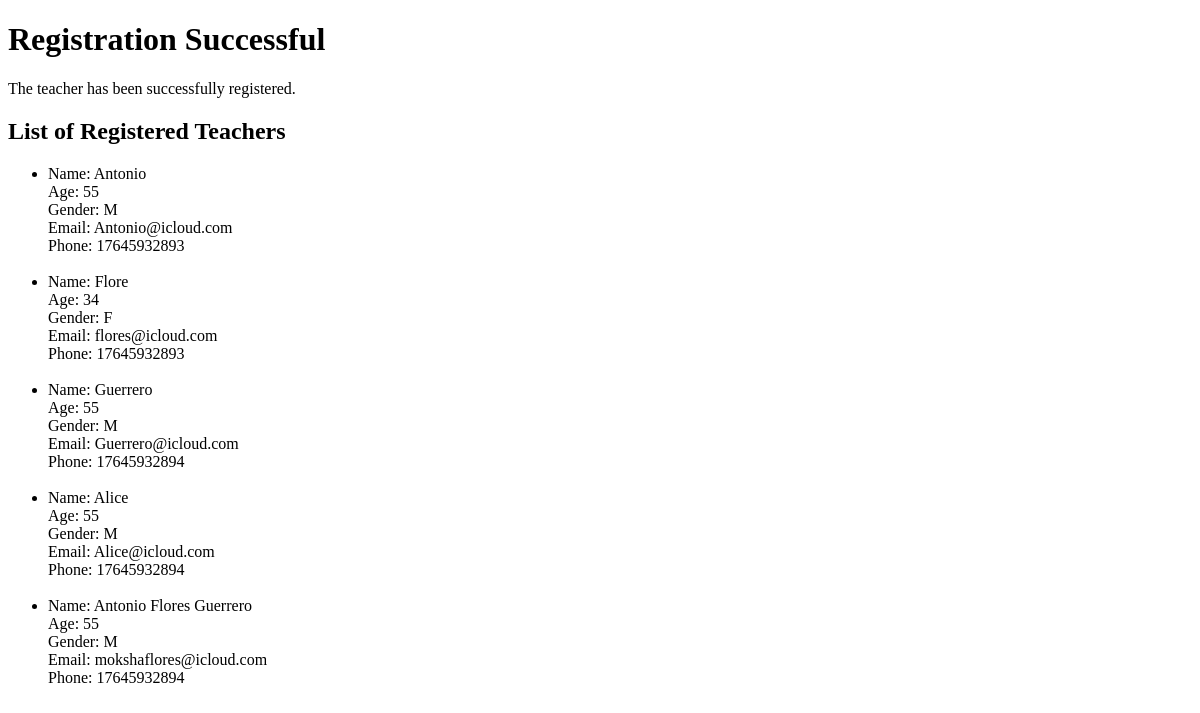
Before: /success/ with the older database file.
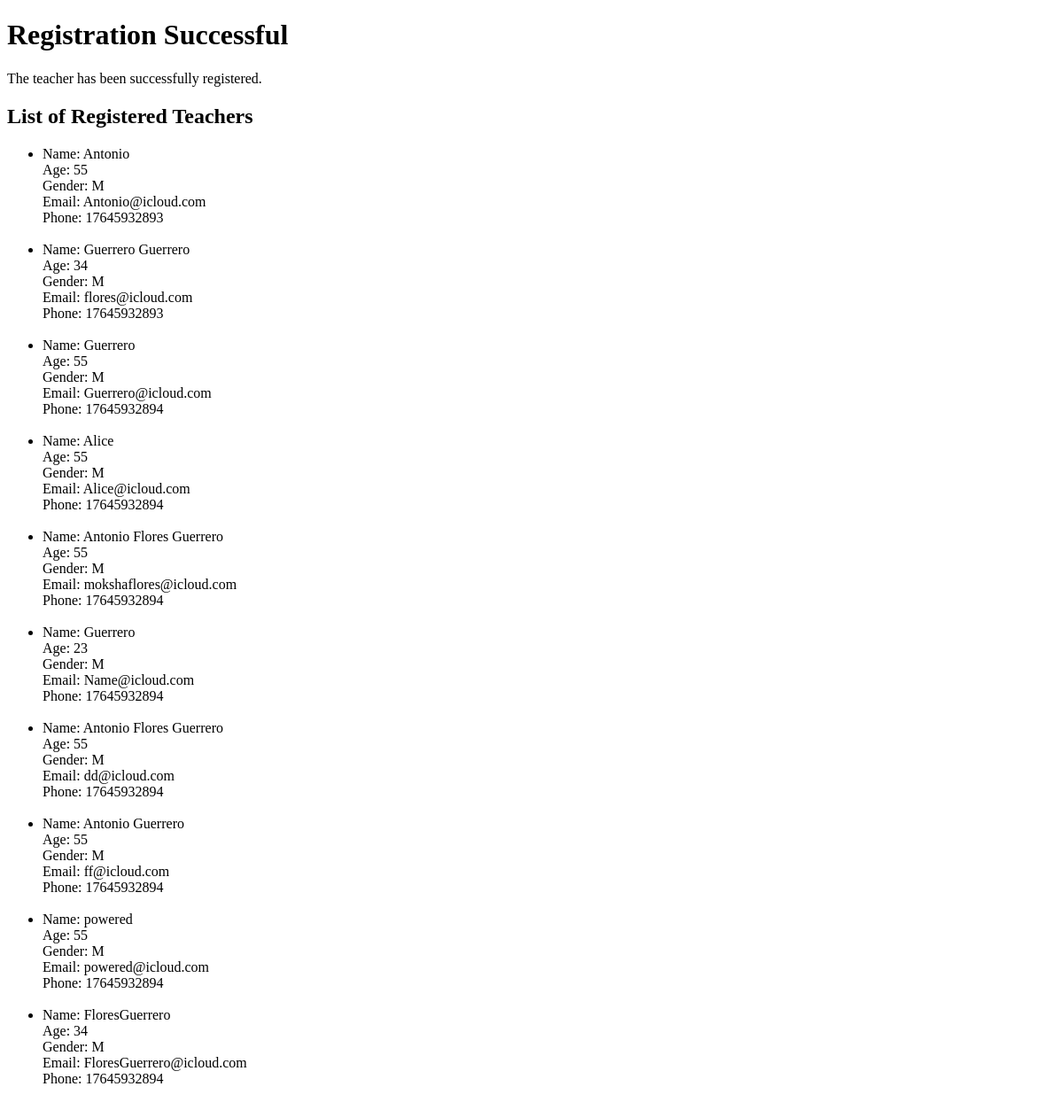
After: the same page with the newer database file.
### Teachers/models.py (models this page shows)
class Teacher(models.Model):
    GENDER_CHOICES = [
        ('M', 'Male'),
        ('F', 'Female'),
    ]
    name = models.CharField(max_length=100, blank=False, null=False)
    age = models.IntegerField()
    gender = models.CharField(choices=GENDER_CHOICES, max_length=1)
    email = models.EmailField(max_length=254, unique=True, blank=False, null=False)
    phone = models.CharField(max_length=15, blank=True, null=True)
    bio = models.TextField(blank=True, null=True)

### Teachers/views.py (the view)
# urls.py: path('success/', views.success, name='success'),
def success(request):
    teachers = Teacher.objects.all()
    return render(request, 'teacher_success.html', {'teachers': teachers})

### Teachers/templates/teacher_success.html (shortened to what this page needs)
<!DOCTYPE html>
<html lang="en">
<head>
</head>
<body>
    <h1>Registration Successful</h1>
    <p>The teacher has been successfully registered.</p>
    <h2>List of Registered Teachers</h2>
    <ul>
        {% for teacher in teachers %}
            <li>
                Name: {{ teacher.name }}<br>
                Age: {{ teacher.age }}<br>
                Gender: {{ teacher.gender }}<br>
                Email: {{ teacher.email }}<br>
                Phone: {{ teacher.phone }}       <br>
                <br>
            </li>        {% endfor %}
    </ul>
</body>
</html>

Changed rows visible on the page:
changed Teacher "flores@icloud.com": name "Flore" → "Guerrero Guerrero"; gender "F" → "M"
added Teacher: name "Guerrero", age "23", gender "M", email "Name@icloud.com", phone "17645932894"
added Teacher: name "Antonio Flores Guerrero", age "55", gender "M", email "dd@icloud.com", phone "17645932894"
added Teacher: name "Antonio Guerrero", age "55", gender "M", email "ff@icloud.com", phone "17645932894"
added Teacher: name "powered", age "55", gender "M", email "powered@icloud.com", phone "17645932894"
added Teacher: name "FloresGuerrero", age "34", gender "M", email "FloresGuerrero@icloud.com", phone "17645932894"
